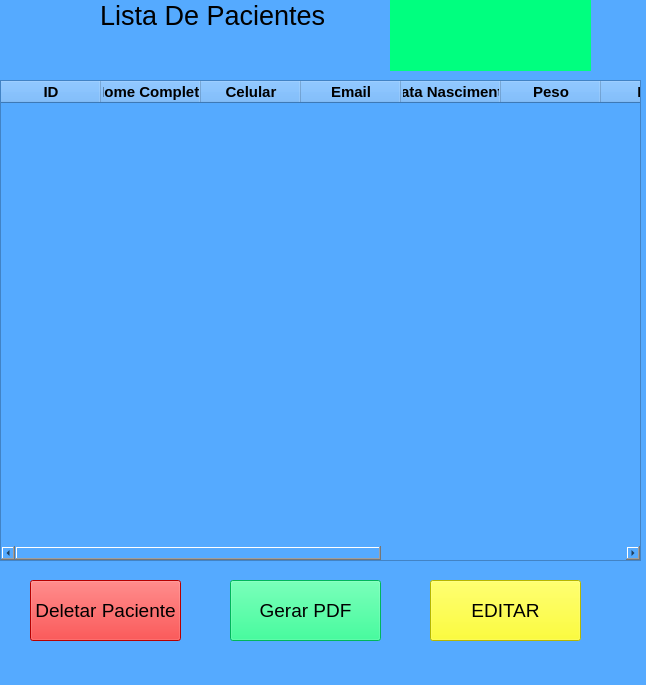
<?xml version="1.0" encoding="UTF-8"?>
<ui version="4.0">
 <class>MainWindow</class>
 <widget class="QMainWindow" name="MainWindow">
  <property name="geometry">
   <rect>
    <x>0</x>
    <y>0</y>
    <width>646</width>
    <height>685</height>
   </rect>
  </property>
  <property name="windowTitle">
   <string>MainWindow</string>
  </property>
  <property name="styleSheet">
   <string notr="true">background-color: rgb(85, 170, 255);</string>
  </property>
  <widget class="QWidget" name="centralwidget">
   <widget class="QLabel" name="label">
    <property name="geometry">
     <rect>
      <x>100</x>
      <y>0</y>
      <width>231</width>
      <height>31</height>
     </rect>
    </property>
    <property name="font">
     <font>
      <pointsize>20</pointsize>
     </font>
    </property>
    <property name="styleSheet">
     <string notr="true">
background-color: rgb(85, 170, 255);</string>
    </property>
    <property name="text">
     <string>Lista De Pacientes</string>
    </property>
   </widget>
   <widget class="QTableWidget" name="tableWidget">
    <property name="geometry">
     <rect>
      <x>0</x>
      <y>80</y>
      <width>641</width>
      <height>481</height>
     </rect>
    </property>
    <property name="font">
     <font>
      <pointsize>12</pointsize>
     </font>
    </property>
    <property name="styleSheet">
     <string notr="true">background-color: rgb(85, 170, 255);
border-left-color: rgb(85, 170, 255);
border-top-color: rgb(85, 170, 255);</string>
    </property>
    <property name="gridStyle">
     <enum>Qt::NoPen</enum>
    </property>
    <column>
     <property name="text">
      <string>ID</string>
     </property>
     <property name="font">
      <font>
       <pointsize>11</pointsize>
       <weight>75</weight>
       <bold>true</bold>
      </font>
     </property>
    </column>
    <column>
     <property name="text">
      <string>Nome Completo</string>
     </property>
     <property name="font">
      <font>
       <pointsize>11</pointsize>
       <weight>75</weight>
       <bold>true</bold>
      </font>
     </property>
    </column>
    <column>
     <property name="text">
      <string>Celular</string>
     </property>
     <property name="font">
      <font>
       <pointsize>11</pointsize>
       <weight>75</weight>
       <bold>true</bold>
      </font>
     </property>
    </column>
    <column>
     <property name="text">
      <string>Email</string>
     </property>
     <property name="font">
      <font>
       <pointsize>11</pointsize>
       <weight>75</weight>
       <bold>true</bold>
      </font>
     </property>
    </column>
    <column>
     <property name="text">
      <string>Data Nascimento</string>
     </property>
     <property name="font">
      <font>
       <pointsize>11</pointsize>
       <weight>75</weight>
       <bold>true</bold>
      </font>
     </property>
    </column>
    <column>
     <property name="text">
      <string>Peso</string>
     </property>
     <property name="font">
      <font>
       <pointsize>11</pointsize>
       <weight>75</weight>
       <bold>true</bold>
      </font>
     </property>
    </column>
    <column>
     <property name="text">
      <string>IMC</string>
     </property>
     <property name="font">
      <font>
       <pointsize>11</pointsize>
       <weight>75</weight>
       <bold>true</bold>
      </font>
     </property>
    </column>
    <column>
     <property name="text">
      <string>Altura</string>
     </property>
     <property name="font">
      <font>
       <pointsize>11</pointsize>
       <weight>75</weight>
       <bold>true</bold>
      </font>
     </property>
    </column>
    <column>
     <property name="text">
      <string>Gordura Corporal</string>
     </property>
     <property name="font">
      <font>
       <pointsize>11</pointsize>
       <weight>75</weight>
       <bold>true</bold>
      </font>
     </property>
    </column>
    <column>
     <property name="text">
      <string>Massa Livre De Gordura</string>
     </property>
     <property name="font">
      <font>
       <pointsize>11</pointsize>
       <weight>75</weight>
       <bold>true</bold>
      </font>
     </property>
    </column>
   </widget>
   <widget class="QPushButton" name="pushButton">
    <property name="geometry">
     <rect>
      <x>230</x>
      <y>580</y>
      <width>151</width>
      <height>61</height>
     </rect>
    </property>
    <property name="font">
     <font>
      <pointsize>14</pointsize>
     </font>
    </property>
    <property name="styleSheet">
     <string notr="true">background-color: rgb(0, 255, 127);
</string>
    </property>
    <property name="text">
     <string>Gerar PDF</string>
    </property>
   </widget>
   <widget class="QPushButton" name="pushButton_2">
    <property name="geometry">
     <rect>
      <x>30</x>
      <y>580</y>
      <width>151</width>
      <height>61</height>
     </rect>
    </property>
    <property name="font">
     <font>
      <pointsize>14</pointsize>
     </font>
    </property>
    <property name="styleSheet">
     <string notr="true">
background-color: rgb(255, 0, 0);</string>
    </property>
    <property name="text">
     <string>Deletar Paciente</string>
    </property>
   </widget>
   <widget class="QPushButton" name="pushButton_3">
    <property name="geometry">
     <rect>
      <x>430</x>
      <y>580</y>
      <width>151</width>
      <height>61</height>
     </rect>
    </property>
    <property name="font">
     <font>
      <pointsize>14</pointsize>
     </font>
    </property>
    <property name="styleSheet">
     <string notr="true">
background-color: rgb(255, 255, 0);</string>
    </property>
    <property name="text">
     <string>EDITAR</string>
    </property>
   </widget>
   <widget class="QLabel" name="label_5">
    <property name="geometry">
     <rect>
      <x>390</x>
      <y>0</y>
      <width>201</width>
      <height>71</height>
     </rect>
    </property>
    <property name="styleSheet">
     <string notr="true">background-color: rgb(0, 255, 127);</string>
    </property>
    <property name="text">
     <string/>
    </property>
    <property name="pixmap">
     <pixmap>image-removebg-preview.png</pixmap>
    </property>
   </widget>
  </widget>
  <widget class="QMenuBar" name="menubar">
   <property name="geometry">
    <rect>
     <x>0</x>
     <y>0</y>
     <width>646</width>
     <height>21</height>
    </rect>
   </property>
  </widget>
  <widget class="QStatusBar" name="statusbar"/>
 </widget>
 <resources/>
 <connections/>
</ui>
